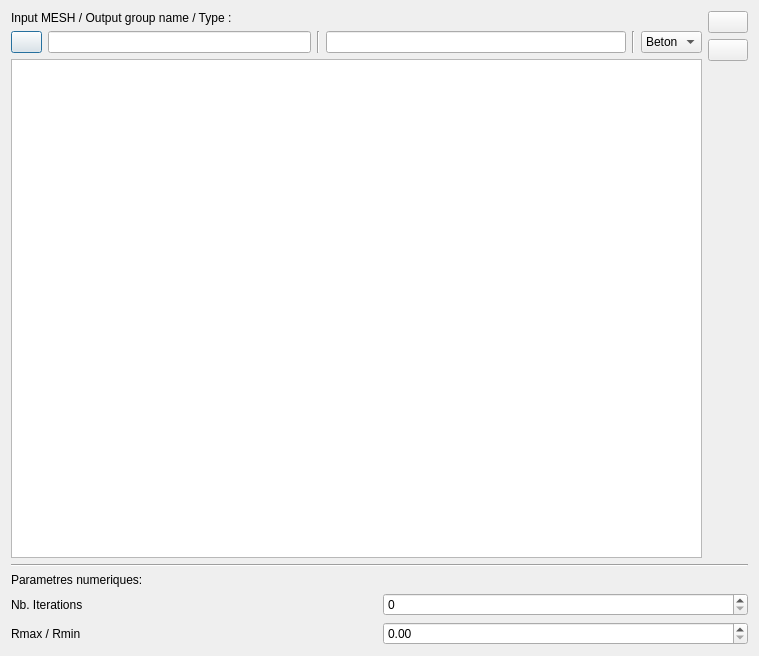
<?xml version="1.0" encoding="UTF-8"?>
<ui version="4.0">
 <class>InputFrame</class>
 <widget class="QDialog" name="InputFrame">
  <property name="geometry">
   <rect>
    <x>0</x>
    <y>0</y>
    <width>759</width>
    <height>656</height>
   </rect>
  </property>
  <property name="windowTitle">
   <string>Input parameters</string>
  </property>
  <layout class="QHBoxLayout" name="horizontalLayout_3">
   <item>
    <layout class="QVBoxLayout" name="verticalLayout_5">
     <item>
      <layout class="QHBoxLayout" name="horizontalLayout_2">
       <item>
        <layout class="QVBoxLayout" name="verticalLayout_3">
         <item>
          <widget class="QLabel" name="lblSmeshObject">
           <property name="text">
            <string>Input MESH / Output group name / Type :</string>
           </property>
          </widget>
         </item>
         <item>
          <layout class="QVBoxLayout">
           <property name="spacing">
            <number>6</number>
           </property>
           <property name="margin">
            <number>0</number>
           </property>
           <item>
            <layout class="QHBoxLayout">
             <property name="spacing">
              <number>6</number>
             </property>
             <property name="margin">
              <number>0</number>
             </property>
             <item>
              <layout class="QHBoxLayout">
               <property name="spacing">
                <number>6</number>
               </property>
               <property name="margin">
                <number>0</number>
               </property>
               <item>
                <widget class="QPushButton" name="btnSmeshObject">
                 <property name="sizePolicy">
                  <sizepolicy hsizetype="Fixed" vsizetype="Fixed">
                   <horstretch>0</horstretch>
                   <verstretch>0</verstretch>
                  </sizepolicy>
                 </property>
                 <property name="maximumSize">
                  <size>
                   <width>31</width>
                   <height>16777215</height>
                  </size>
                 </property>
                 <property name="text">
                  <string/>
                 </property>
                 <property name="icon">
                  <iconset>
                   <normaloff>select.png</normaloff>select.png</iconset>
                 </property>
                </widget>
               </item>
               <item>
                <widget class="QLineEdit" name="txtSmeshObject">
                 <property name="toolTip">
                  <string comment="Select the input mesh in the object browser"/>
                 </property>
                </widget>
               </item>
              </layout>
             </item>
             <item>
              <widget class="Line" name="line">
               <property name="orientation">
                <enum>Qt::Vertical</enum>
               </property>
              </widget>
             </item>
             <item>
              <widget class="QLineEdit" name="txtGroupName">
               <property name="toolTip">
                <string comment="Specify the name of the associated group in the output mesh"/>
               </property>
              </widget>
             </item>
             <item>
              <widget class="Line" name="line_2">
               <property name="orientation">
                <enum>Qt::Vertical</enum>
               </property>
              </widget>
             </item>
             <item>
              <widget class="QComboBox" name="cmbMeshType">
               <property name="toolTip">
                <string comment="Select the type of the mesh"/>
               </property>
               <item>
                <property name="text">
                 <string>Beton</string>
                </property>
                <property name="icon">
                 <iconset>
                  <normaloff>concrete.png</normaloff>concrete.png</iconset>
                </property>
               </item>
               <item>
                <property name="text">
                 <string>Acier</string>
                </property>
                <property name="icon">
                 <iconset>
                  <normaloff>steelbar.png</normaloff>steelbar.png</iconset>
                </property>
               </item>
              </widget>
             </item>
            </layout>
           </item>
           <item>
            <widget class="QTableView" name="tblListInput"/>
           </item>
          </layout>
         </item>
        </layout>
       </item>
       <item>
        <layout class="QVBoxLayout">
         <property name="spacing">
          <number>6</number>
         </property>
         <property name="margin">
          <number>0</number>
         </property>
         <item>
          <widget class="QPushButton" name="btnAddInput">
           <property name="text">
            <string/>
           </property>
           <property name="icon">
            <iconset>
             <normaloff>addinput.png</normaloff>addinput.png</iconset>
           </property>
          </widget>
         </item>
         <item>
          <widget class="QPushButton" name="btnDeleteInput">
           <property name="text">
            <string/>
           </property>
           <property name="icon">
            <iconset>
             <normaloff>deleteinput.png</normaloff>deleteinput.png</iconset>
           </property>
          </widget>
         </item>
         <item>
          <spacer>
           <property name="orientation">
            <enum>Qt::Vertical</enum>
           </property>
           <property name="sizeHint" stdset="0">
            <size>
             <width>20</width>
             <height>40</height>
            </size>
           </property>
          </spacer>
         </item>
        </layout>
       </item>
      </layout>
     </item>
     <item>
      <widget class="Line" name="line_3">
       <property name="orientation">
        <enum>Qt::Horizontal</enum>
       </property>
      </widget>
     </item>
     <item>
      <layout class="QVBoxLayout" name="verticalLayout_4">
       <item>
        <widget class="QLabel" name="lblNumericalParameters">
         <property name="text">
          <string>Parametres numeriques:</string>
         </property>
        </widget>
       </item>
       <item>
        <layout class="QHBoxLayout" name="horizontalLayout">
         <item>
          <layout class="QVBoxLayout" name="verticalLayout">
           <item>
            <widget class="QLabel" name="lblParamNbIter">
             <property name="text">
              <string>Nb. Iterations</string>
             </property>
            </widget>
           </item>
           <item>
            <widget class="QLabel" name="lblParamRmaxRmin">
             <property name="text">
              <string>Rmax / Rmin</string>
             </property>
            </widget>
           </item>
          </layout>
         </item>
         <item>
          <layout class="QVBoxLayout" name="verticalLayout_2">
           <item>
            <widget class="QSpinBox" name="txtParamNbIter"/>
           </item>
           <item>
            <widget class="QDoubleSpinBox" name="txtParamRmaxRmin"/>
           </item>
          </layout>
         </item>
        </layout>
       </item>
      </layout>
     </item>
    </layout>
   </item>
  </layout>
 </widget>
 <resources/>
 <connections/>
</ui>
